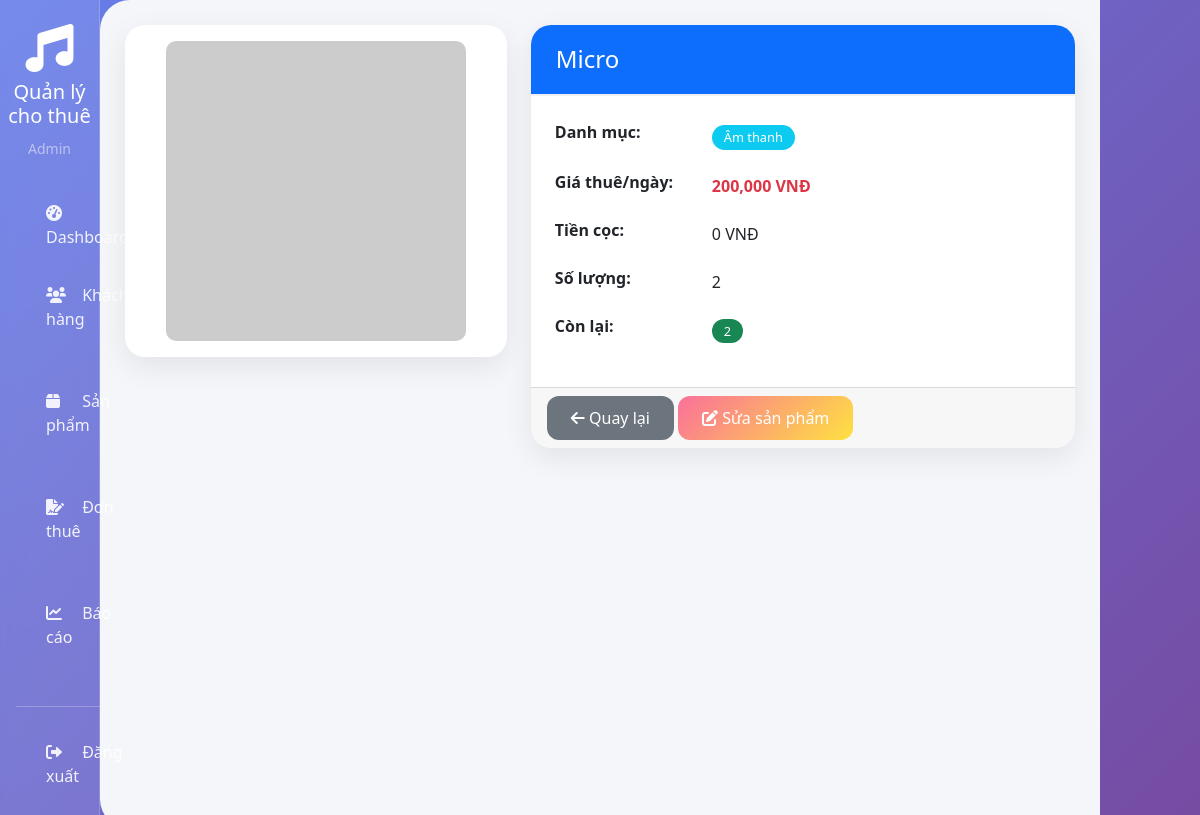
The app's page /product-detail/2 (signed in) with its own data.
### models.py (models this page shows)
class Admin(UserMixin, db.Model):
    id = db.Column(db.Integer, primary_key=True)
    username = db.Column(db.String(80), unique=True, nullable=False)
    password = db.Column(db.String(200), nullable=False)
    email = db.Column(db.String(120), nullable=True)
    fullname = db.Column(db.String(100), nullable=False)
    created_at = db.Column(db.DateTime, default=datetime.utcnow)

class Product(db.Model):
    id = db.Column(db.Integer, primary_key=True)
    name = db.Column(db.String(100), nullable=False)
    category = db.Column(db.String(50), nullable=False)
    description = db.Column(db.Text)
    price_per_day = db.Column(db.Float, nullable=False)
    deposit = db.Column(db.Float, nullable=True, default=0)
    quantity = db.Column(db.Integer, default=1)
    available_quantity = db.Column(db.Integer, default=1)
    image_url = db.Column(db.String(200))
    status = db.Column(db.String(20), default='active')  # active, inactive
    created_at = db.Column(db.DateTime, default=datetime.utcnow)
    rentals = db.relationship('Rental', backref='product', lazy=True)

### app.py (the view)
@app.route('/product-detail/<int:id>')
@login_required
def product_detail(id):
    product = Product.query.get_or_404(id)
    return render_template('product_detail.html', product=product)

### app.py (called while the page is built)
@login_manager.user_loader
def load_user(user_id):
    return Admin.query.get(int(user_id))

### templates/product_detail.html (shortened to what this page needs)
{% extends "base.html" %}
{% block content %}
<div class="row">
    <div class="col-md-5">
        <div class="card">
            <div class="card-body text-center">
                {% if product.image_url %}
                    <img src="{{ product.image_url }}" alt="{{ product.name }}"
                         style="width: 100%; max-width: 300px; height: auto; border-radius: 10px;"
                         onerror="this.src='https://via.placeholder.com/300x300?text=No+Image'">
                {% else %}
                    <img src="https://via.placeholder.com/300x300?text=No+Image"
                         alt="No image" style="width: 100%; max-width: 300px; height: auto; border-radius: 10px;">
                {% endif %}
            </div>
        </div>
    </div>
    <div class="col-md-7">
        <div class="card">
            <div class="card-header bg-primary text-white">
                <h4 class="mb-0">{{ product.name }}</h4>
            </div>
            <div class="card-body">
                <table class="table table-borderless">
                    <tr>
                        <th style="width: 150px">Danh mục:</th>
                        <td><span class="badge bg-info">{{ product.category }}</span></td>
                    </tr>
                    <tr>
                        <th>Giá thuê/ngày:</th>
                        <td class="text-danger fw-bold">{{ "{:,.0f}".format(product.price_per_day) }} VNĐ</td>
                    </tr>
                    <tr>
                        <th>Tiền cọc:</th>
                        <td>{{ "{:,.0f}".format(product.deposit) }} VNĐ</td>
                    </tr>
                    <tr>
                        <th>Số lượng:</th>
                        <td>{{ product.quantity }}</td>
                    </tr>
                    <tr>
                        <th>Còn lại:</th>
                        <td>
                            {% if product.available_quantity > 0 %}
                                <span class="badge bg-success">{{ product.available_quantity }}</span>
                            {% else %}
                                <span class="badge bg-danger">Hết hàng</span>
                            {% endif %}
                        </td>
                    </tr>
                </table>
            </div>
            <div class="card-footer">
                <a href="{{ url_for('products') }}" class="btn btn-secondary">
                    <i class="fas fa-arrow-left"></i> Quay lại
                </a>
                <a href="{{ url_for('edit_product', id=product.id) }}" class="btn btn-warning">
                    <i class="fas fa-edit"></i> Sửa sản phẩm
                </a>
            </div>
        </div>
    </div>
</div>
{% endblock %}

### templates/base.html (shortened to what this page needs)
<!DOCTYPE html>
<html lang="vi">
<head>
    <link href="https://cdn.jsdelivr.net/npm/bootstrap@5.1.3/dist/css/bootstrap.min.css" rel="stylesheet">
    <link rel="stylesheet" href="https://cdnjs.cloudflare.com/ajax/libs/font-awesome/6.0.0/css/all.min.css">
    <link rel="stylesheet" href="{{ url_for('static', filename='style.css') }}">
</head>
<body>
    {% if current_user.is_authenticated %}
    <div class="container-fluid p-0">
        <div class="row g-0">
            <div class="col-md-1 sidebar">
                <div class="text-center py-4">
                    <i class="fas fa-music fa-3x text-white mb-2"></i>
                    <h5 class="text-white">Quản lý cho thuê</h5>
                    <small class="text-white-50">{{ current_user.fullname }}</small>
                </div>
                <nav class="nav flex-column px-3">
                    <a class="nav-link" href="{{ url_for('dashboard') }}"><i class="fas fa-tachometer-alt"></i> Dashboard</a>
                    <a class="nav-link" href="{{ url_for('customers') }}"><i class="fas fa-users"></i> Khách hàng</a>
                    <a class="nav-link" href="{{ url_for('products') }}"><i class="fas fa-box"></i> Sản phẩm</a>
                    <a class="nav-link" href="{{ url_for('rentals') }}"><i class="fas fa-file-signature"></i> Đơn thuê</a>
                    <a class="nav-link" href="{{ url_for('reports') }}"><i class="fas fa-chart-line"></i> Báo cáo</a>
                    <hr class="bg-light my-3">
                    <a class="nav-link" href="{{ url_for('logout') }}"><i class="fas fa-sign-out-alt"></i> Đăng xuất</a>
                </nav>
            </div>
            <div class="col-md-10 main-content">
                {% block content %}{% endblock %}
            </div>
        </div>
    </div>
    {% endif %}
</body>
</html>

### static/style.css (style rules this page uses)
:root { --primary: linear-gradient(135deg, #667eea 0%, #764ba2 100%); --primary-dark: #5a67d8; --secondary: linear-gradient(135deg, #f093fb 0%, #f5576c 100%); --success: linear-gradient(135deg, #4facfe 0%, #00f2fe 100%); --warning: linear-gradient(135deg, #fa709a 0%, #fee140 100%); --danger: linear-gradient(135deg, #ff6b6b 0%, #ee5a24 100%); --dark: #2c3e50; --light: #f8f9fa; --gray: #6c757d; }
* { margin: 0; padding: 0; box-sizing: border-box; }
body { font-family: 'Segoe UI', 'Poppins', Tahoma, Geneva, Verdana, sans-serif; background: linear-gradient(135deg, #667eea 0%, #764ba2 100%); min-height: 100vh; color: #333; }
.sidebar { background: rgba(255, 255, 255, 0.1); backdrop-filter: blur(10px); border-right: 1px solid rgba(255, 255, 255, 0.2); transition: all 0.3s; }
.sidebar .nav-link { color: rgba(255, 255, 255, 0.9); padding: 12px 20px; margin: 5px 10px; border-radius: 12px; transition: all 0.3s; font-weight: 500; }
.sidebar .nav-link i { margin-right: 12px; width: 20px; }
.main-content { background: #f4f6f9; min-height: 100vh; border-radius: 30px 0 0 30px; padding: 25px; }
.card { border: none; border-radius: 20px; box-shadow: 0 10px 30px rgba(0,0,0,0.08); transition: all 0.3s; overflow: hidden; }
.card-header { background: white; border-bottom: 2px solid #f0f0f0; padding: 20px 25px; font-weight: 600; font-size: 1.1rem; }
.btn { border-radius: 12px; padding: 10px 24px; font-weight: 500; transition: all 0.3s; border: none; }
.btn-warning { background: var(--warning); color: white; }
.table { border-radius: 15px; overflow: hidden; }
.table tbody tr { transition: all 0.3s; }
.table td { padding: 12px 15px; vertical-align: middle; }
.badge { padding: 6px 12px; border-radius: 20px; font-weight: 500; font-size: 0.8rem; }

### records on screen
Admin: fullname "Admin"
Product: name "Micro", category "Âm thanh", price_per_day "200,000", deposit "0", quantity "2", available_quantity "2"
